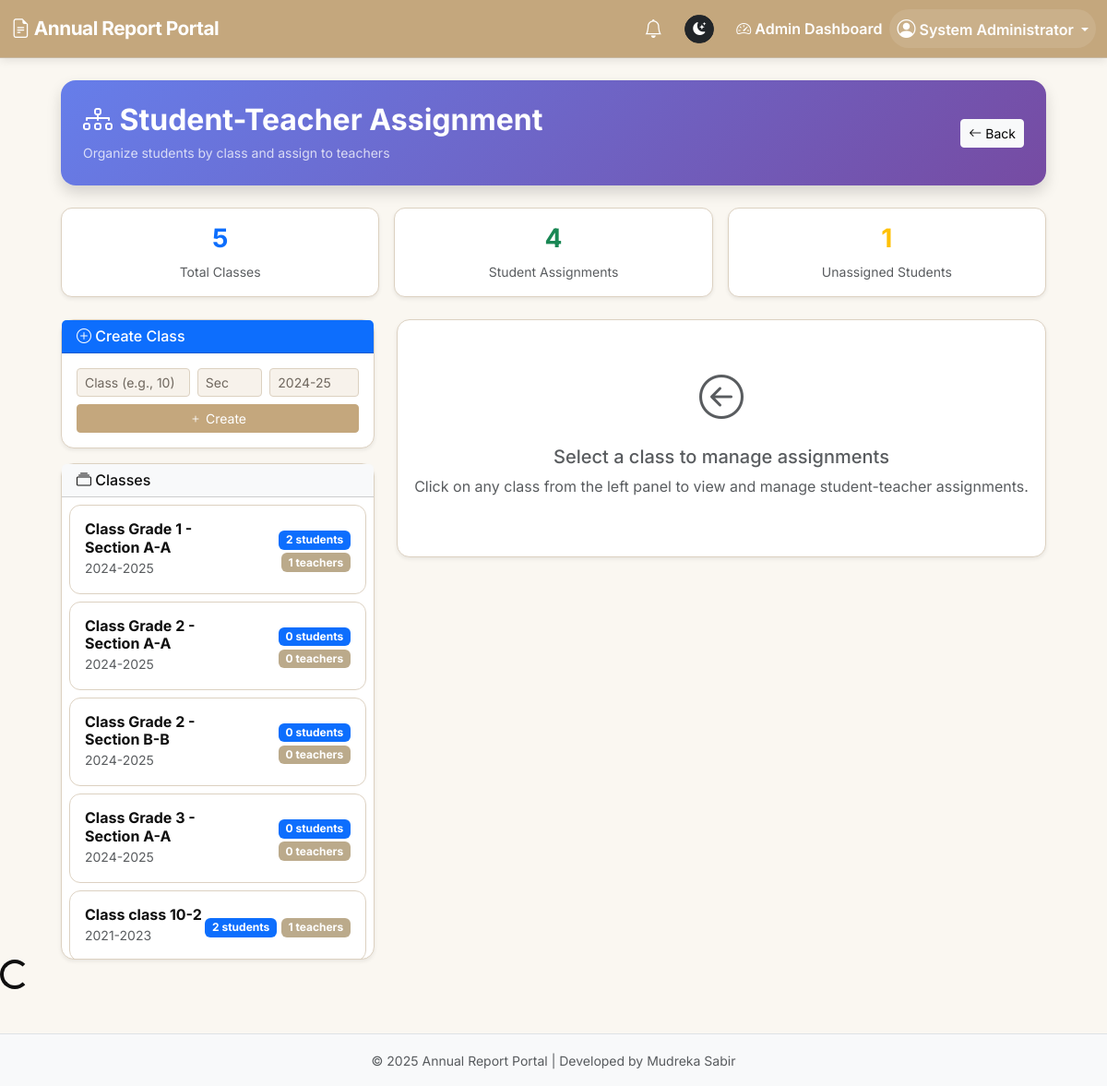
The app's page /admin/assign_students.php (signed in) with its own data.
### tables this page shows
CREATE TABLE `classes` (
  `id` int(11) NOT NULL,
  `class_name` varchar(100) NOT NULL,
  `grade` int(11) NOT NULL,
  `section` varchar(10) NOT NULL,
  `teacher_id` int(11) DEFAULT NULL,
  `academic_year` varchar(20) DEFAULT '2024-2025',
  `room_number` varchar(20) DEFAULT NULL,
  `max_students` int(11) DEFAULT 40,
  `created_by` int(11) NOT NULL,
  `created_at` timestamp NOT NULL DEFAULT current_timestamp(),
  `updated_at` timestamp NOT NULL DEFAULT current_timestamp() ON UPDATE current_timestamp()
);

### admin/assign_students.php (the view, shortened to what this page needs)
<?php
include('../includes/header.php');
$classes = $conn->query("SELECT c.*, u.name as created_by_name FROM classes c LEFT JOIN users u ON c.created_by = u.id ORDER BY c.academic_year DESC, c.class_name ASC");
$teachers = $conn->query("SELECT * FROM users WHERE role IN ('teacher', 'coordinator') AND approval_status = 'approved' ORDER BY name");
$total_classes = $conn->query("SELECT COUNT(*) AS c FROM classes")->fetch_assoc()['c'];
$total_assignments = $conn->query("SELECT COUNT(*) AS c FROM student_assignments")->fetch_assoc()['c'];
$unassigned = $conn->query("SELECT COUNT(*) AS c FROM users u LEFT JOIN student_assignments sa ON u.id = sa.student_id WHERE u.role = 'student' AND sa.id IS NULL")->fetch_assoc()['c'];
$selected_class = isset($_GET['class_id']) ? intval($_GET['class_id']) : 0;
?>
<link href="https://cdn.jsdelivr.net/npm/bootstrap-icons@1.10.0/font/bootstrap-icons.css" rel="stylesheet">
<div class="container-fluid mt-4 px-4">
  <div class="p-4 mb-4 rounded-4 text-white shadow" style="background: linear-gradient(135deg, #667eea, #764ba2);">
    <div class="d-flex justify-content-between align-items-center">
      <div>
        <h2 class="fw-bold mb-1"><i class="bi bi-diagram-3"></i> Student-Teacher Assignment</h2>
        <small class="opacity-75">Organize students by class and assign to teachers</small>
      </div>
      <a href="dashboard.php" class="btn btn-light btn-sm"><i class="bi bi-arrow-left"></i> Back</a>
    </div>
  </div>
  <div class="row g-3 mb-4">
    <div class="col-md-4">
      <div class="card stat-card p-3 shadow-sm text-center">
        <h3 class="fw-bold text-primary"><?= $total_classes ?></h3>
        <small class="text-muted">Total Classes</small>
      </div>
    </div>
    <div class="col-md-4">
      <div class="card stat-card p-3 shadow-sm text-center">
        <h3 class="fw-bold text-success"><?= $total_assignments ?></h3>
        <small class="text-muted">Student Assignments</small>
      </div>
    </div>
    <div class="col-md-4">
      <div class="card stat-card p-3 shadow-sm text-center">
        <h3 class="fw-bold text-warning"><?= $unassigned ?></h3>
        <small class="text-muted">Unassigned Students</small>
      </div>
    </div>
  </div>
  <div class="row g-4">
    <div class="col-lg-4">
      <div class="card shadow-sm border-0 mb-3">
        <div class="card-header bg-primary text-white">
          <h6 class="mb-0"><i class="bi bi-plus-circle"></i> Create Class</h6>
        </div>
        <div class="card-body">
          <form method="POST">
            <div class="row g-2">
              <div class="col-5">
                <input type="text" name="class_name" class="form-control form-control-sm" placeholder="Class (e.g., 10)" required>
              </div>
              <div class="col-3">
                <input type="text" name="section" class="form-control form-control-sm" placeholder="Sec">
              </div>
              <div class="col-4">
                <input type="text" name="academic_year" class="form-control form-control-sm" placeholder="2024-25" required>
              </div>
            </div>
            <button type="submit" name="create_class" class="btn btn-primary btn-sm w-100 mt-2">
              <i class="bi bi-plus"></i> Create
            </button>
          </form>
        </div>
      </div>
      <div class="card shadow-sm border-0">
        <div class="card-header bg-light">
          <h6 class="mb-0"><i class="bi bi-collection"></i> Classes</h6>
        </div>
        <div class="card-body p-2" style="max-height: 500px; overflow-y: auto;">
          <?php
          $classes->data_seek(0);
          if ($classes->num_rows > 0):
            while($c = $classes->fetch_assoc()):
              $student_count = $conn->query("SELECT COUNT(*) AS c FROM student_assignments WHERE class_id = {$c['id']}")->fetch_assoc()['c'];
              $teacher_count = $conn->query("SELECT COUNT(*) AS c FROM class_teachers WHERE class_id = {$c['id']}")->fetch_assoc()['c'];
          ?>
          <div class="card class-card mb-2 <?= $selected_class == $c['id'] ? 'active' : '' ?>" onclick="window.location='?class_id=<?= $c['id'] ?>'">
            <div class="card-body p-3">
              <div class="d-flex justify-content-between align-items-center">
                <div>
                  <h6 class="mb-0 fw-bold">Class <?= htmlspecialchars($c['class_name']) ?><?= $c['section'] ? '-' . $c['section'] : '' ?></h6>
                  <small class="text-muted"><?= htmlspecialchars($c['academic_year']) ?></small>
                </div>
                <div class="text-end">
                  <span class="badge bg-primary"><?= $student_count ?> students</span>
                  <span class="badge bg-secondary"><?= $teacher_count ?> teachers</span>
                </div>
              </div>
            </div>
          </div>
          <?php endwhile; else: ?>
          <p class="text-muted text-center py-3">No classes created yet.</p>
          <?php endif; ?>
        </div>
      </div>
    </div>
    <div class="col-lg-8">
      <?php if ($selected_class > 0):
        $class_info = $conn->query("SELECT * FROM classes WHERE id = $selected_class")->fetch_assoc();
        if (!$class_info) {
          echo '<div class="alert alert-danger">Class not found!</div>';
        } else {
          $class_teachers = $conn->query("SELECT ct.*, u.name, u.email FROM class_teachers ct JOIN users u ON ct.teacher_id = u.id WHERE ct.class_id = $selected_class");
          $class_students = $conn->query("SELECT sa.*, u.name, u.email FROM student_assignments sa JOIN users u ON sa.student_id = u.id WHERE sa.class_id = $selected_class ORDER BY u.name");
          $available_students = $conn->query("SELECT u.* FROM users u LEFT JOIN student_assignments sa ON u.id = sa.student_id AND sa.class_id = $selected_class WHERE u.role = 'student' AND sa.id IS NULL ORDER BY u.name");
          $first_teacher = $conn->query("SELECT teacher_id FROM class_teachers WHERE class_id = $selected_class LIMIT 1")->fetch_assoc();
          $has_teacher = !empty($first_teacher['teacher_id']);
      ?>
      <div class="card shadow-sm border-0 mb-3">
        <div class="card-header bg-dark text-white d-flex justify-content-between align-items-center">
          <h5 class="mb-0">
            <i class="bi bi-mortarboard"></i>
            Class <?= htmlspecialchars($class_info['class_name']) ?><?= $class_info['section'] ? '-' . $class_info['section'] : '' ?>
            <small class="ms-2 opacity-75">(<?= htmlspecialchars($class_info['academic_year']) ?>)</small>
          </h5>
          <form method="POST" class="d-inline" onsubmit="return confirm('Delete this class and all assignments?')">
            <input type="hidden" name="class_id" value="<?= $selected_class ?>">
            <button type="submit" name="delete_class" class="btn btn-danger btn-sm"><i class="bi bi-trash"></i></button>
          </form>
        </div>
      </div>
      <div class="card shadow-sm border-0 mb-3">
        <div class="card-header bg-info text-white">
          <h6 class="mb-0"><i class="bi bi-person-workspace"></i> Assigned Teachers</h6>
        </div>
        <div class="card-body">
          <?php
          $class_teachers->data_seek(0);
          if ($class_teachers->num_rows > 0): ?>
          <div class="mb-3">
            <?php while($ct = $class_teachers->fetch_assoc()): ?>
            <div class="d-inline-flex align-items-center me-2 mb-2 p-2 rounded teacher-badge">
              <span class="me-2"><?= htmlspecialchars($ct['name']) ?></span>
              <form method="POST" class="d-inline">
                <input type="hidden" name="ct_id" value="<?= $ct['id'] ?>">
                <input type="hidden" name="class_id" value="<?= $selected_class ?>">
                <button type="submit" name="remove_teacher" class="btn btn-sm btn-light p-0 px-1" onclick="return confirm('Remove?')">×</button>
              </form>
            </div>
            <?php endwhile; ?>
          </div>
          <?php else: ?>
          <div class="alert alert-warning mb-3">
            <i class="bi bi-exclamation-triangle"></i> <strong>No teachers assigned yet!</strong>
            Please assign at least one teacher before adding students.
          </div>
          <?php endif; ?>
          <form method="POST" class="row g-2">
            <input type="hidden" name="class_id" value="<?= $selected_class ?>">
            <div class="col-md-8">
              <select name="teacher_id" class="form-select form-select-sm" required>
                <option value="">-- Select Teacher --</option>
                <?php
                $teachers->data_seek(0);
                while($t = $teachers->fetch_assoc()): ?>
                <option value="<?= $t['id'] ?>"><?= htmlspecialchars($t['name']) ?> (<?= $t['email'] ?>)</option>
                <?php endwhile; ?>
              </select>
            </div>
            <div class="col-md-4">
              <button type="submit" name="assign_teacher" class="btn btn-info btn-sm w-100">
                <i class="bi bi-plus"></i> Add Teacher
              </button>
            </div>
          </form>
        </div>
      </div>
      <div class="row g-3">
        <div class="col-md-6">
          <div class="card shadow-sm border-0">
            <div class="card-header bg-warning text-dark">
              <h6 class="mb-0"><i class="bi bi-people"></i> Available Students (<?= $available_students->num_rows ?>)</h6>
            </div>
            <form method="POST">
              <input type="hidden" name="class_id" value="<?= $selected_class ?>">
              <input type="hidden" name="teacher_id" value="<?= $first_teacher['teacher_id'] ?? 0 ?>">
              <div class="card-body p-0" style="max-height: 350px; overflow-y: auto;">
                <?php if (!$has_teacher): ?>
                <div class="alert alert-danger m-3">
                  <i class="bi bi-exclamation-circle"></i> Please assign a teacher to this class first!
                </div>
                <?php elseif ($available_students->num_rows > 0): ?>
                <ul class="list-group list-group-flush">
                  <?php while($s = $available_students->fetch_assoc()): ?>
                  <li class="list-group-item d-flex align-items-center">
                    <input type="checkbox" name="student_ids[]" value="<?= $s['id'] ?>" class="student-checkbox me-3">
                    <div>
                      <strong><?= htmlspecialchars($s['name']) ?></strong>
                      <div class="small text-muted"><?= htmlspecialchars($s['email']) ?></div>
                    </div>
                  </li>
                  <?php endwhile; ?>
                </ul>
                <?php else: ?>
                <p class="text-muted text-center py-4">All students assigned!</p>
                <?php endif; ?>
              </div>
              <?php if ($has_teacher && $available_students->num_rows > 0): ?>
              <div class="card-footer">
                <button type="button" class="btn btn-outline-secondary btn-sm" onclick="toggleAll(this)">Select All</button>
                <button type="submit" name="assign_students" class="btn btn-success btn-sm float-end">
                  <i class="bi bi-arrow-right"></i> Assign Selected
                </button>
              </div>
              <?php endif; ?>
            </form>
          </div>
        </div>
        <div class="col-md-6">
          <div class="card shadow-sm border-0">
            <div class="card-header bg-success text-white">
              <h6 class="mb-0"><i class="bi bi-check-circle"></i> Assigned Students (<?= $class_students->num_rows ?>)</h6>
            </div>
            <div class="card-body p-0" style="max-height: 400px; overflow-y: auto;">
              <?php if ($class_students->num_rows > 0): ?>
              <ul class="list-group list-group-flush">
                <?php while($cs = $class_students->fetch_assoc()): ?>
                <li class="list-group-item student-list-item d-flex justify-content-between align-items-center">
                  <div>
                    <strong><?= htmlspecialchars($cs['name']) ?></strong>
                    <div class="small text-muted"><?= htmlspecialchars($cs['email']) ?></div>
                  </div>
                  <form method="POST">
                    <input type="hidden" name="assignment_id" value="<?= $cs['id'] ?>">
                    <input type="hidden" name="class_id" value="<?= $selected_class ?>">
                    <button type="submit" name="remove_assignment" class="btn btn-outline-danger btn-sm" onclick="return confirm('Remove?')">
                      <i class="bi bi-x"></i>
                    </button>
                  </form>
                </li>
                <?php endwhile; ?>
              </ul>
              <?php else: ?>
              <p class="text-muted text-center py-4">No students assigned yet.</p>
              <?php endif; ?>
            </div>
          </div>
        </div>
      </div>
      <?php
        }
      else: ?>
      <div class="card shadow-sm border-0">
        <div class="card-body text-center py-5">
          <i class="bi bi-arrow-left-circle text-muted" style="font-size: 3rem;"></i>
          <h5 class="mt-3 text-muted">Select a class to manage assignments</h5>
          <p class="text-muted">Click on any class from the left panel to view and manage student-teacher assignments.</p>
        </div>
      </div>
      <?php endif; ?>
    </div>
  </div>
</div>
<?php include('../includes/footer.php'); ?>

### styles/style.css (style rules this page uses)
:root { --bg-main: #FAF7F1; --bg-card: #FFFFFF; --bg-accent: #F0E7D9; --primary: #C4A77D; --primary-hover: #B19169; --text-main: #0F0F0F; --text-light: #4B463F; --border-light: #DCD1C1; --border-dark: #C8B79F; --success: #6CAA6C; --warning: #D8B178; --danger: #CE6969; --secondary: #BBAA8B; }
body { background: var(--bg-main) !important; color: var(--text-main) !important; font-family: "Inter", sans-serif; }
.btn-primary { background: var(--primary) !important; border-color: var(--primary) !important; color: #fff !important; }
.card, .shadow-sm { background: var(--bg-card) !important; color: var(--text-main) !important; border: 1px solid var(--border-light) !important; border-radius: 14px; }
.form-control, .form-select { background: #F7F2EB !important; border: 1px solid var(--border-light) !important; color: var(--text-main) !important; }
.form-control::placeholder { color: #6F675E !important; }
.badge.bg-secondary { background: var(--secondary) !important; }

### includes/header.php (style rules this page uses)
body { font-family: 'Inter', sans-serif; }

### admin/assign_students.php (style rules this page uses)
body { font-family: 'Inter', sans-serif; background: #f4f6f9; }
.stat-card { border-radius: 12px; border: none; }
.class-card { border-radius: 12px; transition: all .2s; cursor: pointer; }

### records on screen
classes: class_name "Grade 1 - Section A", section "A", academic_year "2024-2025", student_count "2", id "1"
classes: class_name "Grade 2 - Section A", section "A", academic_year "2024-2025", student_count "0", teacher_count "0"
classes: class_name "Grade 2 - Section B", section "B", academic_year "2024-2025", student_count "0", teacher_count "0"
classes: class_name "Grade 3 - Section A", section "A", academic_year "2024-2025", student_count "0", teacher_count "0"
classes: class_name "class 10", section "2", academic_year "2021-2023", student_count "2", teacher_count "1"

### other values on screen
$_SESSION['name'] "System Administrator"
$total_classes "5"
$total_assignments "4"
$unassigned "1"
